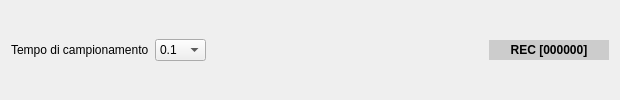
          <widget class="QFrame" name="frame_3">
           <property name="maximumSize">
            <size>
             <width>16777215</width>
             <height>100</height>
            </size>
           </property>
           <layout class="QHBoxLayout" name="horizontalLayout_12">
            <item>
             <widget class="QLabel" name="label_4">
              <property name="text">
               <string>Tempo di campionamento</string>
              </property>
             </widget>
            </item>
            <item>
             <widget class="QComboBox" name="comboBoxRecSampleTime">
              <item>
               <property name="text">
                <string>0.1</string>
               </property>
              </item>
              <item>
               <property name="text">
                <string>0.5</string>
               </property>
              </item>
              <item>
               <property name="text">
                <string>1</string>
               </property>
              </item>
              <item>
               <property name="text">
                <string>5</string>
               </property>
              </item>
              <item>
               <property name="text">
                <string>10</string>
               </property>
              </item>
              <item>
               <property name="text">
                <string>30</string>
               </property>
              </item>
              <item>
               <property name="text">
                <string>60</string>
               </property>
              </item>
              <item>
               <property name="text">
                <string>300</string>
               </property>
              </item>
              <item>
               <property name="text">
                <string>600</string>
               </property>
              </item>
             </widget>
            </item>
            <item>
             <spacer name="horizontalSpacer_6">
              <property name="orientation">
               <enum>Qt::Horizontal</enum>
              </property>
              <property name="sizeHint" stdset="0">
               <size>
                <width>277</width>
                <height>20</height>
               </size>
              </property>
             </spacer>
            </item>
            <item>
             <widget class="QLabel" name="labelRec">
              <property name="minimumSize">
               <size>
                <width>120</width>
                <height>20</height>
               </size>
              </property>
              <property name="maximumSize">
               <size>
                <width>100</width>
                <height>20</height>
               </size>
              </property>
              <property name="palette">
               <palette>
                <active>
                 <colorrole role="WindowText">
                  <brush brushstyle="SolidPattern">
                   <color alpha="255">
                    <red>0</red>
                    <green>0</green>
                    <blue>0</blue>
                   </color>
                  </brush>
                 </colorrole>
                 <colorrole role="Button">
                  <brush brushstyle="SolidPattern">
                   <color alpha="255">
                    <red>204</red>
                    <green>204</green>
                    <blue>204</blue>
                   </color>
                  </brush>
                 </colorrole>
                 <colorrole role="Light">
                  <brush brushstyle="SolidPattern">
                   <color alpha="255">
                    <red>255</red>
                    <green>255</green>
                    <blue>255</blue>
                   </color>
                  </brush>
                 </colorrole>
                 <colorrole role="Midlight">
                  <brush brushstyle="SolidPattern">
                   <color alpha="255">
                    <red>229</red>
                    <green>229</green>
                    <blue>229</blue>
                   </color>
                  </brush>
                 </colorrole>
                 <colorrole role="Dark">
                  <brush brushstyle="SolidPattern">
                   <color alpha="255">
                    <red>102</red>
                    <green>102</green>
                    <blue>102</blue>
                   </color>
                  </brush>
                 </colorrole>
                 <colorrole role="Mid">
                  <brush brushstyle="SolidPattern">
                   <color alpha="255">
                    <red>136</red>
                    <green>136</green>
                    <blue>136</blue>
                   </color>
                  </brush>
                 </colorrole>
                 <colorrole role="Text">
                  <brush brushstyle="SolidPattern">
                   <color alpha="255">
                    <red>0</red>
                    <green>0</green>
                    <blue>0</blue>
                   </color>
                  </brush>
                 </colorrole>
                 <colorrole role="BrightText">
                  <brush brushstyle="SolidPattern">
                   <color alpha="255">
                    <red>255</red>
                    <green>255</green>
                    <blue>255</blue>
                   </color>
                  </brush>
                 </colorrole>
                 <colorrole role="ButtonText">
                  <brush brushstyle="SolidPattern">
                   <color alpha="255">
                    <red>0</red>
                    <green>0</green>
                    <blue>0</blue>
                   </color>
                  </brush>
                 </colorrole>
                 <colorrole role="Base">
                  <brush brushstyle="SolidPattern">
                   <color alpha="255">
                    <red>255</red>
                    <green>255</green>
                    <blue>255</blue>
                   </color>
                  </brush>
                 </colorrole>
                 <colorrole role="Window">
                  <brush brushstyle="SolidPattern">
                   <color alpha="255">
                    <red>204</red>
                    <green>204</green>
                    <blue>204</blue>
                   </color>
                  </brush>
                 </colorrole>
                 <colorrole role="Shadow">
                  <brush brushstyle="SolidPattern">
                   <color alpha="255">
                    <red>0</red>
                    <green>0</green>
                    <blue>0</blue>
                   </color>
                  </brush>
                 </colorrole>
                 <colorrole role="AlternateBase">
                  <brush brushstyle="SolidPattern">
                   <color alpha="255">
                    <red>229</red>
                    <green>229</green>
                    <blue>229</blue>
                   </color>
                  </brush>
                 </colorrole>
                 <colorrole role="ToolTipBase">
                  <brush brushstyle="SolidPattern">
                   <color alpha="255">
                    <red>255</red>
                    <green>255</green>
                    <blue>220</blue>
                   </color>
                  </brush>
                 </colorrole>
                 <colorrole role="ToolTipText">
                  <brush brushstyle="SolidPattern">
                   <color alpha="255">
                    <red>0</red>
                    <green>0</green>
                    <blue>0</blue>
                   </color>
                  </brush>
                 </colorrole>
                 <colorrole role="PlaceholderText">
                  <brush brushstyle="NoBrush">
                   <color alpha="128">
                    <red>0</red>
                    <green>0</green>
                    <blue>0</blue>
                   </color>
                  </brush>
                 </colorrole>
                </active>
                <inactive>
                 <colorrole role="WindowText">
                  <brush brushstyle="SolidPattern">
                   <color alpha="255">
                    <red>0</red>
                    <green>0</green>
                    <blue>0</blue>
                   </color>
                  </brush>
                 </colorrole>
                 <colorrole role="Button">
                  <brush brushstyle="SolidPattern">
                   <color alpha="255">
                    <red>204</red>
                    <green>204</green>
                    <blue>204</blue>
                   </color>
                  </brush>
                 </colorrole>
                 <colorrole role="Light">
                  <brush brushstyle="SolidPattern">
                   <color alpha="255">
                    <red>255</red>
                    <green>255</green>
                    <blue>255</blue>
                   </color>
                  </brush>
                 </colorrole>
                 <colorrole role="Midlight">
                  <brush brushstyle="SolidPattern">
                   <color alpha="255">
                    <red>229</red>
                    <green>229</green>
                    <blue>229</blue>
                   </color>
                  </brush>
                 </colorrole>
                 <colorrole role="Dark">
                  <brush brushstyle="SolidPattern">
                   <color alpha="255">
                    <red>102</red>
                    <green>102</green>
                    <blue>102</blue>
                   </color>
                  </brush>
                 </colorrole>
                 <colorrole role="Mid">
                  <brush brushstyle="SolidPattern">
                   <color alpha="255">
                    <red>136</red>
                    <green>136</green>
                    <blue>136</blue>
                   </color>
                  </brush>
                 </colorrole>
                 <colorrole role="Text">
                  <brush brushstyle="SolidPattern">
                   <color alpha="255">
                    <red>0</red>
                    <green>0</green>
                    <blue>0</blue>
                   </color>
                  </brush>
                 </colorrole>
                 <colorrole role="BrightText">
                  <brush brushstyle="SolidPattern">
                   <color alpha="255">
                    <red>255</red>
                    <green>255</green>
                    <blue>255</blue>
                   </color>
                  </brush>
                 </colorrole>
                 <colorrole role="ButtonText">
                  <brush brushstyle="SolidPattern">
                   <color alpha="255">
                    <red>0</red>
                    <green>0</green>
                    <blue>0</blue>
                   </color>
                  </brush>
                 </colorrole>
                 <colorrole role="Base">
                  <brush brushstyle="SolidPattern">
                   <color alpha="255">
                    <red>255</red>
                    <green>255</green>
                    <blue>255</blue>
                   </color>
                  </brush>
                 </colorrole>
                 <colorrole role="Window">
                  <brush brushstyle="SolidPattern">
                   <color alpha="255">
                    <red>204</red>
                    <green>204</green>
                    <blue>204</blue>
                   </color>
                  </brush>
                 </colorrole>
                 <colorrole role="Shadow">
                  <brush brushstyle="SolidPattern">
                   <color alpha="255">
                    <red>0</red>
                    <green>0</green>
                    <blue>0</blue>
                   </color>
                  </brush>
                 </colorrole>
                 <colorrole role="AlternateBase">
                  <brush brushstyle="SolidPattern">
                   <color alpha="255">
                    <red>229</red>
                    <green>229</green>
                    <blue>229</blue>
                   </color>
                  </brush>
                 </colorrole>
                 <colorrole role="ToolTipBase">
                  <brush brushstyle="SolidPattern">
                   <color alpha="255">
                    <red>255</red>
                    <green>255</green>
                    <blue>220</blue>
                   </color>
                  </brush>
                 </colorrole>
                 <colorrole role="ToolTipText">
                  <brush brushstyle="SolidPattern">
                   <color alpha="255">
                    <red>0</red>
                    <green>0</green>
                    <blue>0</blue>
                   </color>
                  </brush>
                 </colorrole>
                 <colorrole role="PlaceholderText">
                  <brush brushstyle="NoBrush">
                   <color alpha="128">
                    <red>0</red>
                    <green>0</green>
                    <blue>0</blue>
                   </color>
                  </brush>
                 </colorrole>
                </inactive>
                <disabled>
                 <colorrole role="WindowText">
                  <brush brushstyle="SolidPattern">
                   <color alpha="255">
                    <red>102</red>
                    <green>102</green>
                    <blue>102</blue>
                   </color>
                  </brush>
                 </colorrole>
                 <colorrole role="Button">
                  <brush brushstyle="SolidPattern">
                   <color alpha="255">
                    <red>204</red>
                    <green>204</green>
                    <blue>204</blue>
                   </color>
                  </brush>
                 </colorrole>
                 <colorrole role="Light">
                  <brush brushstyle="SolidPattern">
                   <color alpha="255">
                    <red>255</red>
                    <green>255</green>
                    <blue>255</blue>
                   </color>
                  </brush>
                 </colorrole>
                 <colorrole role="Midlight">
                  <brush brushstyle="SolidPattern">
                   <color alpha="255">
                    <red>229</red>
                    <green>229</green>
                    <blue>229</blue>
                   </color>
                  </brush>
                 </colorrole>
                 <colorrole role="Dark">
                  <brush brushstyle="SolidPattern">
                   <color alpha="255">
                    <red>102</red>
                    <green>102</green>
                    <blue>102</blue>
                   </color>
                  </brush>
                 </colorrole>
                 <colorrole role="Mid">
                  <brush brushstyle="SolidPattern">
                   <color alpha="255">
                    <red>136</red>
                    <green>136</green>
                    <blue>136</blue>
                   </color>
                  </brush>
                 </colorrole>
                 <colorrole role="Text">
                  <brush brushstyle="SolidPattern">
                   <color alpha="255">
                    <red>102</red>
                    <green>102</green>
                    <blue>102</blue>
                   </color>
                  </brush>
                 </colorrole>
                 <colorrole role="BrightText">
                  <brush brushstyle="SolidPattern">
                   <color alpha="255">
                    <red>255</red>
                    <green>255</green>
                    <blue>255</blue>
                   </color>
                  </brush>
                 </colorrole>
                 <colorrole role="ButtonText">
                  <brush brushstyle="SolidPattern">
                   <color alpha="255">
                    <red>102</red>
                    <green>102</green>
                    <blue>102</blue>
                   </color>
                  </brush>
                 </colorrole>
                 <colorrole role="Base">
                  <brush brushstyle="SolidPattern">
                   <color alpha="255">
                    <red>204</red>
                    <green>204</green>
                    <blue>204</blue>
                   </color>
                  </brush>
                 </colorrole>
                 <colorrole role="Window">
                  <brush brushstyle="SolidPattern">
                   <color alpha="255">
                    <red>204</red>
                    <green>204</green>
                    <blue>204</blue>
                   </color>
                  </brush>
                 </colorrole>
                 <colorrole role="Shadow">
                  <brush brushstyle="SolidPattern">
                   <color alpha="255">
                    <red>0</red>
                    <green>0</green>
                    <blue>0</blue>
                   </color>
                  </brush>
                 </colorrole>
                 <colorrole role="AlternateBase">
                  <brush brushstyle="SolidPattern">
                   <color alpha="255">
                    <red>204</red>
                    <green>204</green>
                    <blue>204</blue>
                   </color>
                  </brush>
                 </colorrole>
                 <colorrole role="ToolTipBase">
                  <brush brushstyle="SolidPattern">
                   <color alpha="255">
                    <red>255</red>
                    <green>255</green>
                    <blue>220</blue>
                   </color>
                  </brush>
                 </colorrole>
                 <colorrole role="ToolTipText">
                  <brush brushstyle="SolidPattern">
                   <color alpha="255">
                    <red>0</red>
                    <green>0</green>
                    <blue>0</blue>
                   </color>
                  </brush>
                 </colorrole>
                 <colorrole role="PlaceholderText">
                  <brush brushstyle="NoBrush">
                   <color alpha="128">
                    <red>0</red>
                    <green>0</green>
                    <blue>0</blue>
                   </color>
                  </brush>
                 </colorrole>
                </disabled>
               </palette>
              </property>
              <property name="font">
               <font>
                <weight>75</weight>
                <bold>true</bold>
               </font>
              </property>
              <property name="autoFillBackground">
               <bool>true</bool>
              </property>
              <property name="text">
               <string>REC [000000]</string>
              </property>
              <property name="alignment">
               <set>Qt::AlignCenter</set>
              </property>
              <property name="margin">
               <number>5</number>
              </property>
             </widget>
            </item>
           </layout>
          </widget>
